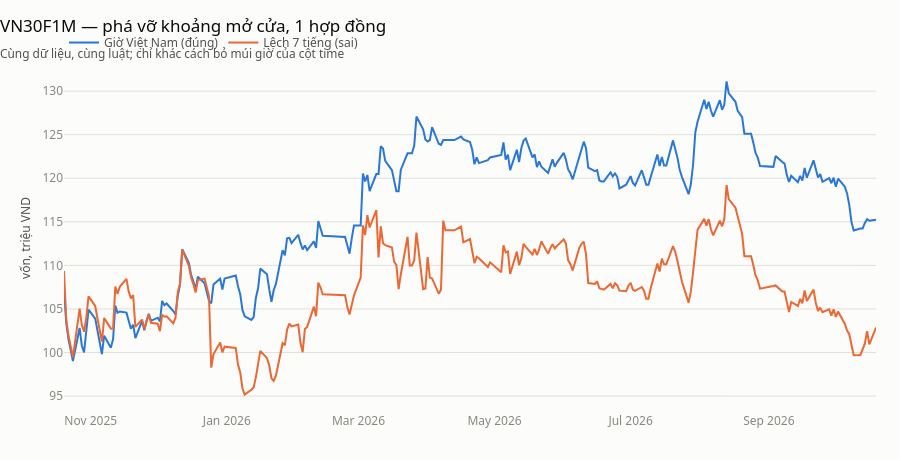

Notebook code for this chart:
### Code cell
fig = go.Figure()
for i, (ten, kq) in enumerate([("Giờ Việt Nam (đúng)", kq_orb), ("Lệch 7 tiếng (sai)", kq_sai)]):
    fig.add_trace(go.Scatter(x=kq["duong_von"].index, y=kq["duong_von"] * VON / 1e6, name=ten,
                             line=dict(width=2, color=CHUOI[i])))
fig.update_layout(title_text=f"{HD} — phá vỡ khoảng mở cửa, 1 hợp đồng<br>"
                  "<sub style='color:#52514e'>Cùng dữ liệu, cùng luật; chỉ khác cách bỏ múi giờ của cột time</sub>",
                  yaxis_title="vốn, triệu VND", height=460, hovermode="x unified")
fig

### Figure 1 — Plotly figure (JSON) as saved in the notebook; plotly's stock layout.template omitted (floating-point values rounded to 4 significant figures; data arrays with more than 128 entries replaced by an {"elided": "..."} marker saying what was removed)
{"data": [{"line": {"color": "#2a78d6", "width": 2}, "name": "Giờ Việt Nam (đúng)", "type": "scatter", "x": {"elided": "245 str values"}, "y": {"elided": "245 float values"}}, {"line": {"color": "#eb6834", "width": 2}, "name": "Lệch 7 tiếng (sai)", "type": "scatter", "x": {"elided": "245 str values"}, "y": {"elided": "245 float values"}}], "layout": {"height": 460, "hovermode": "x unified", "title": {"text": "VN30F1M — phá vỡ khoảng mở cửa, 1 hợp đồng<br><sub style='color:#52514e'>Cùng dữ liệu, cùng luật; chỉ khác cách bỏ múi giờ của cột time</sub>"}, "yaxis": {"title": {"text": "vốn, triệu VND"}}}}
